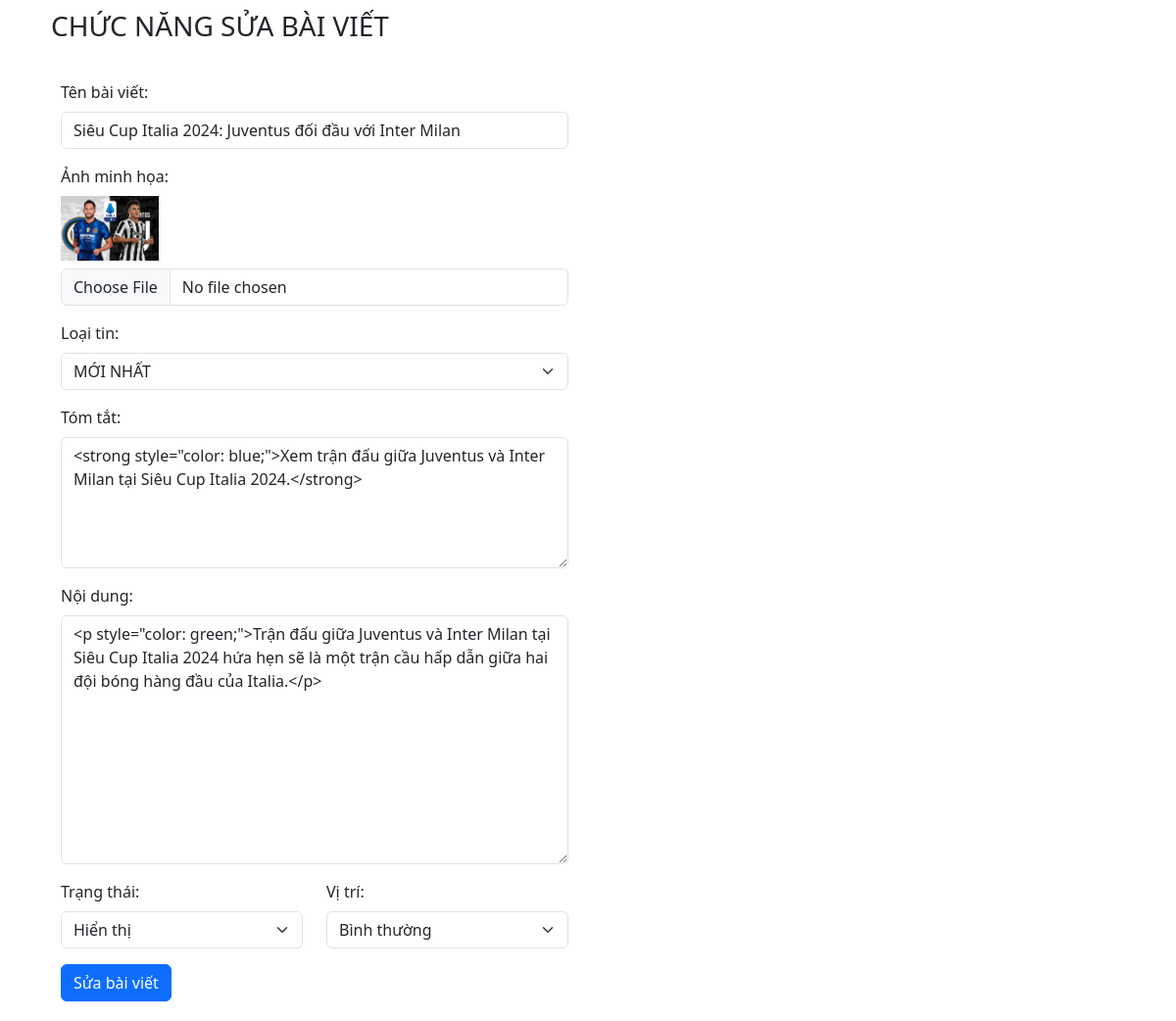
/admin/modules/baiviet/sua.php?id=12, run on the app's committed database.
### tables this page shows
CREATE TABLE `baiviet` (
  `idbaiviet` int(11) NOT NULL,
  `tenbaiviet` varchar(400) NOT NULL,
  `anhminhhoa` varchar(400) NOT NULL,
  `tomtat` longtext NOT NULL,
  `noidung` longtext NOT NULL,
  `ngaydang` datetime NOT NULL DEFAULT current_timestamp(),
  `trangthai` int(11) NOT NULL,
  `vitri` int(11) NOT NULL,
  `idloaitin` int(11) NOT NULL
);

### admin/modules/baiviet/sua.php (the view, shortened to what this page needs)
<?php
include("../db.php");
$id = isset($_GET['id']) ? $_GET['id'] : null;
$sql = "SELECT * FROM baiviet WHERE idbaiviet=?";
$stmt = $conn->prepare($sql);
$stmt->bind_param("i", $id);
$stmt->execute();
$result = $stmt->get_result();
$dong = $result->fetch_assoc();
?>
<!DOCTYPE html>
<html lang="en">
<head>
    <link href="https://cdn.jsdelivr.net/npm/bootstrap@5.3.1/dist/css/bootstrap.min.css" rel="stylesheet">
</head>
<body>
    <div class="container">
        <div class="col-md-6 offset">
        <h3>CHỨC NĂNG SỬA BÀI VIẾT</h3>
            <form action="modules/baiviet/xuly.php?id=<?php echo htmlspecialchars($id); ?>" method="POST" enctype="multipart/form-data">
                <div class="mb-3">
                    <label for="tenbaiviet" class="form-label">Tên bài viết:</label>
                    <input type="text" class="form-control" id="tenbaiviet" name="tenbaiviet" value="<?php echo htmlspecialchars($dong['tenbaiviet']); ?>">
                </div>
                <div class="mb-3">
                    <label for="anhminhhoa" class="form-label">Ảnh minh họa:</label>
                    <div class="mb-2">
                        <img src="../<?php echo htmlspecialchars($dong['anhminhhoa']); ?>" width="100" />
                    </div>
                    <input type="file" class="form-control" id="anhminhhoa" name="anhminhhoa">
                </div>
                <div class="mb-3">
                    <label for="loaitin" class="form-label">Loại tin:</label>
                    <select class="form-select" id="loaitin" name="loaitin">
                        <?php
                        $sql_loaitin = "SELECT * FROM loaitin";
                        $result_loaitin = $conn->query($sql_loaitin);
                        while ($dong_loaitin = $result_loaitin->fetch_assoc()) {
                            $selected = ($dong_loaitin['idloaitin'] == $dong['idloaitin']) ? 'selected' : '';
                            echo '<option value="' . htmlspecialchars($dong_loaitin['idloaitin']) . '" ' . $selected . '>' . htmlspecialchars($dong_loaitin['tenloaitin']) . '</option>';
                        }
                        ?>
                    </select>
                </div>
                <div class="mb-3">
                    <label for="tomtat" class="form-label">Tóm tắt:</label>
                    <textarea class="form-control" id="tomtat" name="tomtat" rows="5"><?php echo htmlspecialchars($dong['tomtat']); ?></textarea>
                </div>
                <div class="mb-3">
                    <label for="noidung" class="form-label">Nội dung:</label>
                    <textarea class="form-control" id="noidung" name="noidung" rows="10"><?php echo htmlspecialchars($dong['noidung']); ?></textarea>
                </div>
                <div class="row">
                    <div class="col-md-6 mb-3">
                        <label for="trangthai" class="form-label">Trạng thái:</label>
                        <select class="form-select" id="trangthai" name="trangthai">
                            <option value="1" <?php if($dong['trangthai'] == 1) echo "selected"; ?>>Hiển thị</option>
                        </select>
                    </div>
                    <div class="col-md-6 mb-3">
                        <label for="vitri" class="form-label">Vị trí:</label>
                        <select class="form-select" id="vitri" name="vitri">
                            <option value="0" <?php if($dong['vitri'] == 0) echo "selected"; ?>>Bình thường</option>
                        </select>
                    </div>
                </div>
                <button type="submit" class="btn btn-primary" name="suabaiviet">Sửa bài viết</button>
            </form>
        </div>
    </div>
</body>
</html>

### admin/modules/baiviet/sua.php (style rules this page uses)
form { background-color: white; padding: 20px; border-radius: 15px; }
h3 { padding: 10px; }

### data on the page
baiviet: tenbaiviet "Siêu Cup Italia 2024: Juventus đối đầu với Inter Milan", anhminhhoa (picture), tomtat "<strong style=\"color: blue;\">Xem trận đấu giữa Juventus và Inter Milan tại Siêu Cup Italia 2024.</strong>", noidung "<p style=\"color: green;\">Trận đấu giữa Juventus và Inter Milan tại Siêu Cup Italia 2024 hứa hẹn sẽ là một trận cầu hấp dẫn giữa hai đội bóng hàng đầu của Italia.</p>", trangthai "Hiển thị", vitri "Bình thường"

### other printed values
form field loaitin "MỚI NHẤT"
